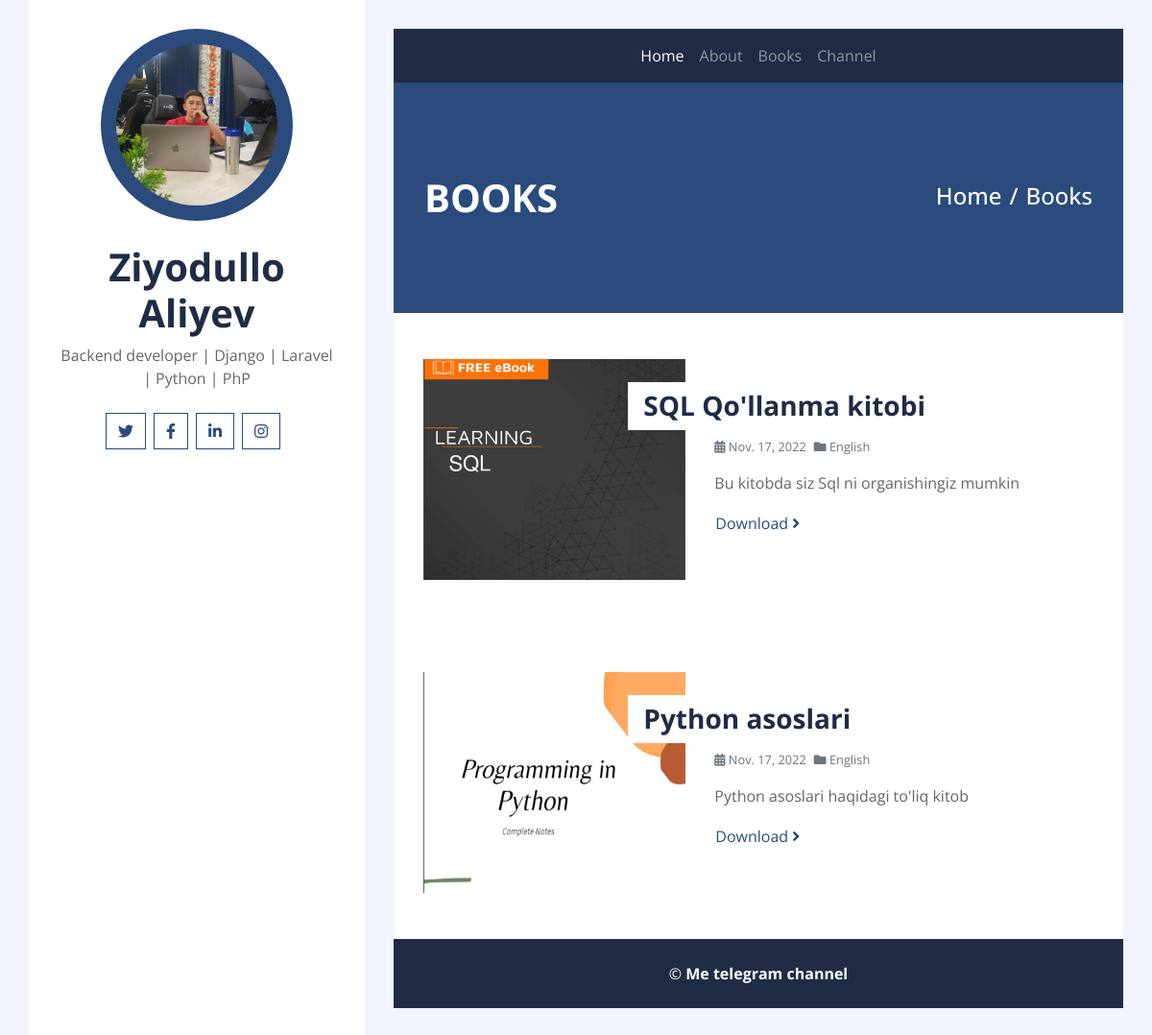
The page /books/ on the database its author committed.
### blog/models.py (models this page shows, shortened)
class Books(models.Model):
    Name = models.CharField(max_length=255)
    about = models.CharField(max_length=255)
    language = models.CharField(max_length=50, choices=(('Uzbek', 'Uzbek'),('English', 'English'),('Russian', 'Russian')))
    photo = models.ImageField(upload_to='books')
    file = models.FileField(upload_to='books/file')
    date = models.DateField(auto_now_add=True)

### blog/views.py (the view)
# urls.py: path('books/', books, name='books'),
def books(req):
    books = Books.objects.all()
    return render(req, 'books.html', context={'books':books})

### templates/books.html (shortened to what this page needs)
{% extends "exc/body.html" %}
{% block content %}
{% load static %}
        <div class="container py-5 px-2 bg-primary">
            <div class="row py-5 px-4">
                <div class="col-sm-6 text-center text-md-left">
                    <h1 class="mb-3 mb-md-0 text-white text-uppercase font-weight-bold">Books</h1>
                </div>
                <div class="col-sm-6 text-center text-md-right">
                    <div class="d-inline-flex pt-2">
                        <h4 class="m-0 text-white"><a class="text-white" href="">Home</a></h4>
                        <h4 class="m-0 text-white px-2">/</h4>
                        <h4 class="m-0 text-white">Books</h4>
                    </div>
                </div>
            </div>
        </div>
            {% for book in books %}
        <div class="container bg-white pt-5">
            <div class="row blog-item px-3 pb-5">
                <div class="col-md-5">
                    <img  class="img-fluid mb-4 mb-md-0" src="{{ book.photo.url }}" alt="Image" style="width: 273px; height: 230px; object-fit: cover;">
                </div>
                <div class="col-md-7">
                    <h3 class="mt-md-4 px-md-3 mb-2 py-2 bg-white font-weight-bold">{{ book.Name }}</h3>
                    <div class="d-flex mb-3">
                        <small class="mr-2 text-muted"><i class="fa fa-calendar-alt"></i> {{ book.date }}</small>
                        <small class="mr-2 text-muted"><i class="fa fa-folder"></i> {{ book.language }}</small>
                    </div>
                    <p>
                        {{ book.about }}
                    </p>
                    <a class="btn btn-link p-0" href="{{ book.file.url }}" target="_blank">  Download <i class="fa fa-angle-right"></i></a>
                </div>
            </div>
        </div>
        {% endfor %}
            {% include "exc/footer.html" %}
        </div>
    </div>
{% endblock %}

### templates/exc/body.html (shortened to what this page needs)
<!DOCTYPE html>
<html lang="en">
  {% load static %}
  <head>
    <link
      href="https://cdnjs.cloudflare.com/ajax/libs/font-awesome/5.10.0/css/all.min.css"
      rel="stylesheet"
    />
    <link href="{% static 'css/style.css' %}" rel="stylesheet" />
  </head>
  <body>
    <div class="wrapper">
        {% include "exc/sidebar.html" %}
        <div class="content">
            {% include "exc/navbar.html" %}
        {% block content %}
        {% endblock %}
  </body>
</html>

### templates/exc/sidebar.html (shortened to what this page needs)
{% load static %}
<div class="sidebar">
    <div class="sidebar-text d-flex flex-column h-100 justify-content-center text-center">
        <img class="mx-auto d-block bg-primary img-fluid rounded-circle mb-4 p-3" src="{% static 'img/profile.jpg' %}" alt="Image" style="
        width: 200px;
        height: 200px;
        object-fit: cover;
    ">
        <h1 class="font-weight-bold">Ziyodullo Aliyev</h1>
        <p class="mb-4">
            Backend developer | Django | Laravel | Python | PhP
        </p>
        <div class="d-flex justify-content-center mb-5">
            <a class="btn btn-outline-primary mr-2" href="#"><i class="fab fa-twitter"></i></a>
            <a class="btn btn-outline-primary mr-2" href="#"><i class="fab fa-facebook-f"></i></a>
            <a class="btn btn-outline-primary mr-2" href="https://linkedin.com/in/ziyodullo"><i class="fab fa-linkedin-in"></i></a>
            <a class="btn btn-outline-primary mr-2" href="https://www.instagram.com/ziyodullo_20_01/"><i class="fab fa-instagram"></i></a>
        </div>
        <a href="" class="btn btn-lg btn-block btn-white mt-auto"></a>
    </div>
</div>

### templates/exc/navbar.html (shortened to what this page needs)
<div class="container p-0">
    <nav class="navbar navbar-expand-lg bg-secondary navbar-dark">
        <div class="collapse navbar-collapse justify-content-between" id="navbarCollapse">
            <div class="navbar-nav m-auto">
                <a href="{% url 'home' %}" class="nav-item nav-link active">Home</a>
                <a href="{% url 'about' %}" class="nav-item nav-link">About</a>
                <a href="{% url 'books' %}" class="nav-item nav-link">Books</a>
                <a href="https://t.me/s/AZO_Blog" target="_blank" class="nav-item nav-link">Channel</a>
            </div>
        </div>
    </nav>
</div>

### templates/exc/footer.html
<div class="container py-4 bg-secondary text-center">
    <p class="m-0 text-white">
        &copy; <a class="text-white font-weight-bold" href="https://t.me/AZO_Blog"> Me telegram channel</a>
    </p>
</div>

### rows shown on the page
Books: photo (picture), Name "SQL Qo'llanma kitobi", date "Nov. 17, 2022", language "English", about "Bu kitobda siz Sql ni organishingiz mumkin"
Books: photo (picture), Name "Python asoslari", date "Nov. 17, 2022", language "English", about "Python asoslari haqidagi to'liq kitob"
